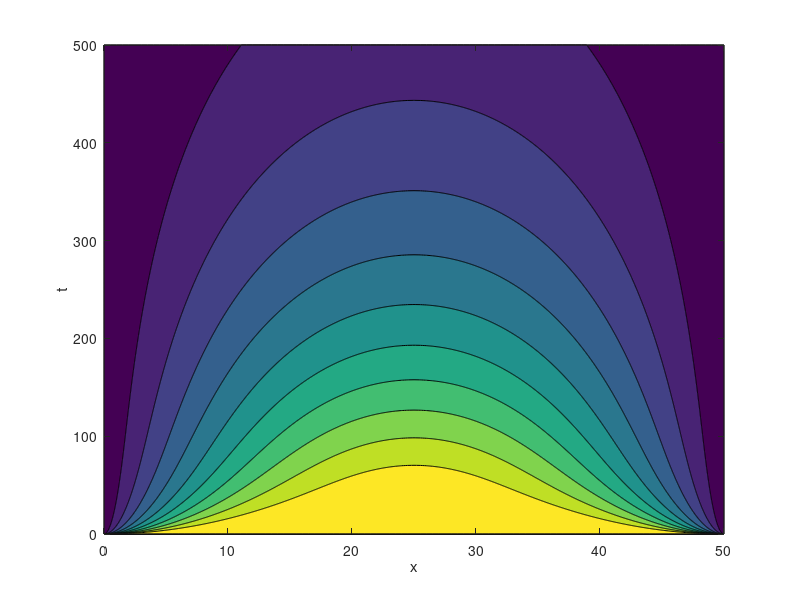
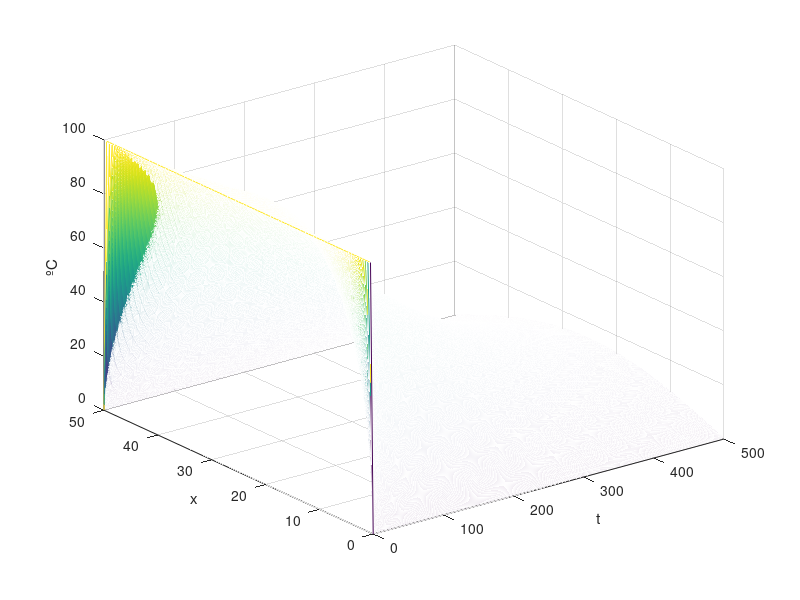
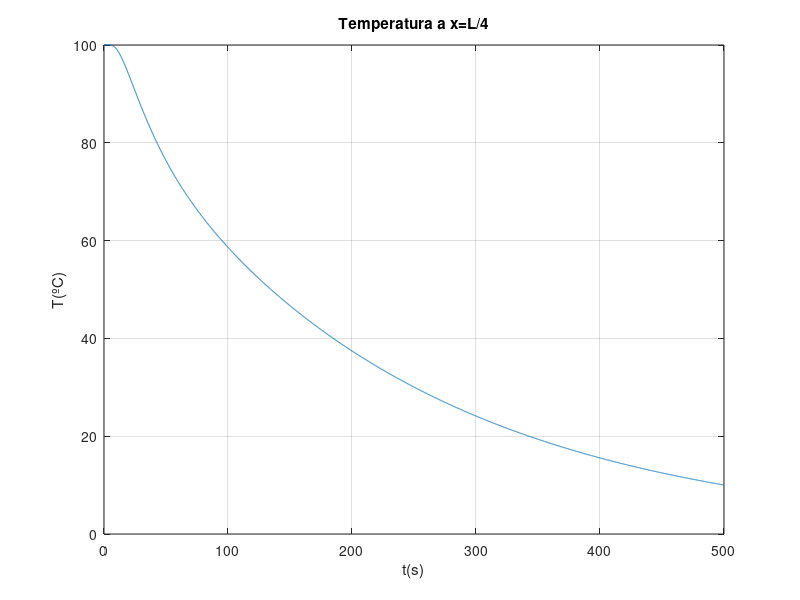

Reproduce these figures in MATLAB, in order.
%%  Ex5.1

close,clc,clear all

%% Constantes 

L=50;   %cm

k=0.93;
c=0.094;
p=8.9;

tf=500;
dx=0.5;         %variar para ver estabilidade
dt=0.1;         %variar para ver estabilidade

%vetores
t=0:dt:tf;
x=0:dx:L;

Nt=length(t);
Nx=length(x);
T=zeros(Nx,Nt);

T(:,1)=100; %tempo = inicial (1) -> temperatura = 100
T(1,:)=0;  %colocar o valor inicial da extremidade em 0
T(Nx,:)=0;  %colocar a outra extremidade = 0

D=k/(c*p);  %Constante criada so para simplicar a escrita das equações

%%  Método de Euler

for n=1:Nt-1
    for i=2:Nx-1
    
        T(i,n+1)=T(i,n) +D *1/dx^2 *(T(i-1,n)-2*T(i,n)+T(i+1,n)) * dt; %dt é o passo temporal

    end
end

%%  Gráficos

figure(1)
contourf(x,t,T')
xlabel('x')
ylabel('t')
zlabel('ºC')

figure(2)
mesh(t,x,T)
xlabel('t')
ylabel('x')
zlabel('ºC')

%%  Critério de estabilidade

%D=k/(c*p);
n= D * dt/dx^2;  %se for menor ou igual que 1/2 é estável
disp(['É estável pois: ', num2str(n) , ' <= 1/2']);

%%  Ver tempo que demoram os pontos a L/4 a diminuir até 50ºC

L4 = L/4;   %ver quais os pontos que temos de ver

index_L4 = ((Nx-1)/4 + 1);  %descobrir qual o indice de x a que está L/4    
T_xL4(:,1)= T(index_L4, :); %T(index_L4,:) é o vetor da temperatura em x=L/4
                            %T_xL4(:,1) = colocar os valores da temperatura
                            %num novo vetor so para se fazer a interpolação
                            %mais facilmente

figure(3)
plot(t, T(index_L4,:))
xlabel('t(s)')
ylabel('T(ºC)')
grid on
title('Temperatura a x=L/4')

t_50=interp1(T_xL4(T_xL4<90), t(T_xL4<90),50);  %achar o tempo (é preciso as condiçoes 
                                                %para nao haver repetiçoes
                                                %de valores e não causar
                                                %erros)
disp(['tempo para T=50ºC a x=L/4: ', num2str(t_50)])    %so para aparecer no terminal o valor